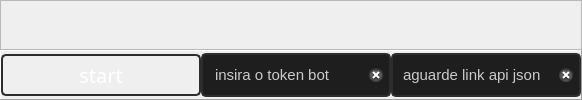
            <widget class="QWidget" name="bot_deepfake">
             <layout class="QVBoxLayout" name="verticalLayout_9">
              <property name="spacing">
               <number>0</number>
              </property>
              <property name="leftMargin">
               <number>0</number>
              </property>
              <property name="topMargin">
               <number>0</number>
              </property>
              <property name="rightMargin">
               <number>0</number>
              </property>
              <property name="bottomMargin">
               <number>0</number>
              </property>
              <item>
               <widget class="QFrame" name="frame_3">
                <property name="frameShape">
                 <enum>QFrame::StyledPanel</enum>
                </property>
                <property name="frameShadow">
                 <enum>QFrame::Raised</enum>
                </property>
                <widget class="QLabel" name="label">
                 <property name="geometry">
                  <rect>
                   <x>40</x>
                   <y>160</y>
                   <width>300</width>
                   <height>300</height>
                  </rect>
                 </property>
                 <property name="layoutDirection">
                  <enum>Qt::RightToLeft</enum>
                 </property>
                 <property name="styleSheet">
                  <string notr="true">QLabel{
border: 2px solid rgb(45,45,45);
border-radius: 5px;
padding: 0px;
background-color: rgb(30,30,30);
	color: rgb(203, 203, 203);
font: 15px Segoe UI, bold;
}
QLabel:hover{
border: 2px solid rgb(55,55,55);
}
QLabel:focus{
border: 2px solid  rgb(85, 170, 255);
	color: rgb(85, 170, 255);
}</string>
                 </property>
                 <property name="frameShape">
                  <enum>QFrame::NoFrame</enum>
                 </property>
                 <property name="text">
                  <string/>
                 </property>
                 <property name="pixmap">
                  <pixmap>images/marcinho.jpg</pixmap>
                 </property>
                 <property name="scaledContents">
                  <bool>true</bool>
                 </property>
                 <property name="alignment">
                  <set>Qt::AlignCenter</set>
                 </property>
                </widget>
                <widget class="QLabel" name="logo_deepnude_2">
                 <property name="geometry">
                  <rect>
                   <x>280</x>
                   <y>40</y>
                   <width>230</width>
                   <height>72</height>
                  </rect>
                 </property>
                 <property name="text">
                  <string/>
                 </property>
                 <property name="pixmap">
                  <pixmap>images/logo.png</pixmap>
                 </property>
                </widget>
                <widget class="QTextBrowser" name="textBrowser">
                 <property name="geometry">
                  <rect>
                   <x>410</x>
                   <y>160</y>
                   <width>391</width>
                   <height>300</height>
                  </rect>
                 </property>
                 <property name="styleSheet">
                  <string notr="true">background-color: rgb(35, 35, 35);</string>
                 </property>
                 <property name="html">
                  <string>&lt;!DOCTYPE HTML PUBLIC &quot;-//W3C//DTD HTML 4.0//EN&quot; &quot;http://www.w3.org/TR/REC-html40/strict.dtd&quot;&gt;
&lt;html&gt;&lt;head&gt;&lt;meta name=&quot;qrichtext&quot; content=&quot;1&quot; /&gt;&lt;style type=&quot;text/css&quot;&gt;
p, li { white-space: pre-wrap; }
&lt;/style&gt;&lt;/head&gt;&lt;body style=&quot; font-family:'MS Shell Dlg 2'; font-size:7.8pt; font-weight:400; font-style:normal;&quot;&gt;
&lt;p align=&quot;justify&quot; style=&quot; margin-top:0px; margin-bottom:0px; margin-left:0px; margin-right:0px; -qt-block-indent:0; text-indent:0px;&quot;&gt;&lt;span style=&quot; font-size:11pt; font-weight:600;&quot;&gt;Deep Nudes&lt;/span&gt;&lt;span style=&quot; font-size:11pt;&quot;&gt; são &lt;/span&gt;&lt;span style=&quot; font-size:11pt; font-style:italic;&quot;&gt;fakes de nudes&lt;/span&gt;&lt;span style=&quot; font-size:11pt;&quot;&gt; que eu crio usando &lt;/span&gt;&lt;span style=&quot; font-size:11pt; font-style:italic;&quot;&gt;Deep Learning&lt;/span&gt;&lt;span style=&quot; font-size:11pt;&quot;&gt; e &lt;/span&gt;&lt;span style=&quot; font-size:11pt; font-style:italic;&quot;&gt;Machine Learning&lt;/span&gt;&lt;span style=&quot; font-size:11pt;&quot;&gt;.&lt;br /&gt;&lt;/span&gt;&lt;span style=&quot; font-size:11pt; font-style:italic;&quot;&gt;Devido este processo ser longo e consumir muito processamento!!!&lt;/span&gt;&lt;span style=&quot; font-size:11pt;&quot;&gt;&lt;br /&gt;&lt;/span&gt;&lt;span style=&quot; font-size:11pt; font-weight:600;&quot;&gt;Agora quero que preste atenção:&lt;/span&gt;&lt;span style=&quot; font-size:11pt;&quot;&gt;&lt;br /&gt;- o processo todo pode levar ate 10 minutos!&lt;br /&gt;- nem sempre estou online, afinal isto é muito pesado!&lt;br /&gt;- irei avisando ao longo do processo ate entregar a imagem!&lt;br /&gt;&lt;/span&gt;&lt;span style=&quot; font-size:11pt; font-weight:600;&quot;&gt;Como usar meus serviços:&lt;/span&gt;&lt;span style=&quot; font-size:11pt;&quot;&gt;&lt;br /&gt;- apenas faça um upload de uma imagem e espere!&lt;br /&gt;- só reconheço imagens de biquini ou roupas intimas!&lt;br /&gt;- preste atenção na imagem de exemplo!&lt;br /&gt;- reconheço imagens somente como exemplo mostrado!&lt;br /&gt;- fique a vontade para testar com imagens fora do contexto do exemplo...&lt;/span&gt;&lt;/p&gt;
&lt;p align=&quot;justify&quot; style=&quot; margin-top:0px; margin-bottom:0px; margin-left:0px; margin-right:0px; -qt-block-indent:0; text-indent:0px;&quot;&gt;&lt;span style=&quot; font-size:11pt;&quot;&gt;&lt;br /&gt;&lt;/span&gt;&lt;span style=&quot; font-size:11pt; font-weight:600;&quot;&gt;========================================&lt;/span&gt;&lt;span style=&quot; font-size:11pt;&quot;&gt;&lt;br /&gt;Conteudo criado apenas para fins academicos, não nos responsabilizamos pelo que aqui é criado ou postado!&lt;/span&gt;&lt;/p&gt;&lt;/body&gt;&lt;/html&gt;</string>
                 </property>
                </widget>
               </widget>
              </item>
              <item>
               <widget class="QFrame" name="conteiner_bot_deepfake">
                <property name="maximumSize">
                 <size>
                  <width>16777215</width>
                  <height>50</height>
                 </size>
                </property>
                <property name="frameShape">
                 <enum>QFrame::Panel</enum>
                </property>
                <property name="frameShadow">
                 <enum>QFrame::Raised</enum>
                </property>
                <layout class="QHBoxLayout" name="horizontalLayout_10">
                 <property name="spacing">
                  <number>0</number>
                 </property>
                 <property name="leftMargin">
                  <number>0</number>
                 </property>
                 <property name="topMargin">
                  <number>0</number>
                 </property>
                 <property name="rightMargin">
                  <number>0</number>
                 </property>
                 <property name="bottomMargin">
                  <number>0</number>
                 </property>
                 <item>
                  <widget class="QPushButton" name="botao_inicia_bot_deepnude">
                   <property name="minimumSize">
                    <size>
                     <width>200</width>
                     <height>42</height>
                    </size>
                   </property>
                   <property name="styleSheet">
                    <string notr="true">QPushButton {
	background-color:transparent;
	background-repeat: no-repeat;
	background-position: center;
	border: 2px solid rgb(45,45,45);
border-radius: 5px;
	color: rgb(255, 255, 255);
	font: 20px SegoeUIl, bold;
}
QPushButton:hover {
	background-color: rgb(30,144,255);
}
QPushButton:pressed {
	background-color: rgb(1,84,149);
}</string>
                   </property>
                   <property name="text">
                    <string>start</string>
                   </property>
                  </widget>
                 </item>
                 <item>
                  <widget class="QLineEdit" name="bot_token">
                   <property name="minimumSize">
                    <size>
                     <width>0</width>
                     <height>40</height>
                    </size>
                   </property>
                   <property name="styleSheet">
                    <string notr="true">QLineEdit{
border: 2px solid rgb(45,45,45);
border-radius: 5px;
padding: 10px;
background-color: rgb(30,30,30);
	color: rgb(203, 203, 203);
font: 15px Segoe UI, bold;
}
QLineEdit:hover{
border: 2px solid rgb(55,55,55);
}
QLineEdit:focus{
border: 2px solid  rgb(85, 170, 255);
	color: rgb(85, 170, 255);
}</string>
                   </property>
                   <property name="text">
                    <string>insira o token bot</string>
                   </property>
                   <property name="clearButtonEnabled">
                    <bool>true</bool>
                   </property>
                  </widget>
                 </item>
                 <item>
                  <widget class="QLineEdit" name="endereco_bot_api">
                   <property name="minimumSize">
                    <size>
                     <width>0</width>
                     <height>40</height>
                    </size>
                   </property>
                   <property name="styleSheet">
                    <string notr="true">QLineEdit{
border: 2px solid rgb(45,45,45);
border-radius: 5px;
padding: 10px;
background-color: rgb(30,30,30);
	color: rgb(203, 203, 203);
font: 15px Segoe UI, bold;
}
QLineEdit:hover{
border: 2px solid rgb(55,55,55);
}
QLineEdit:focus{
border: 2px solid  rgb(85, 170, 255);
	color: rgb(85, 170, 255);
}</string>
                   </property>
                   <property name="text">
                    <string>aguarde link api json</string>
                   </property>
                   <property name="clearButtonEnabled">
                    <bool>true</bool>
                   </property>
                  </widget>
                 </item>
                </layout>
               </widget>
              </item>
             </layout>
            </widget>
